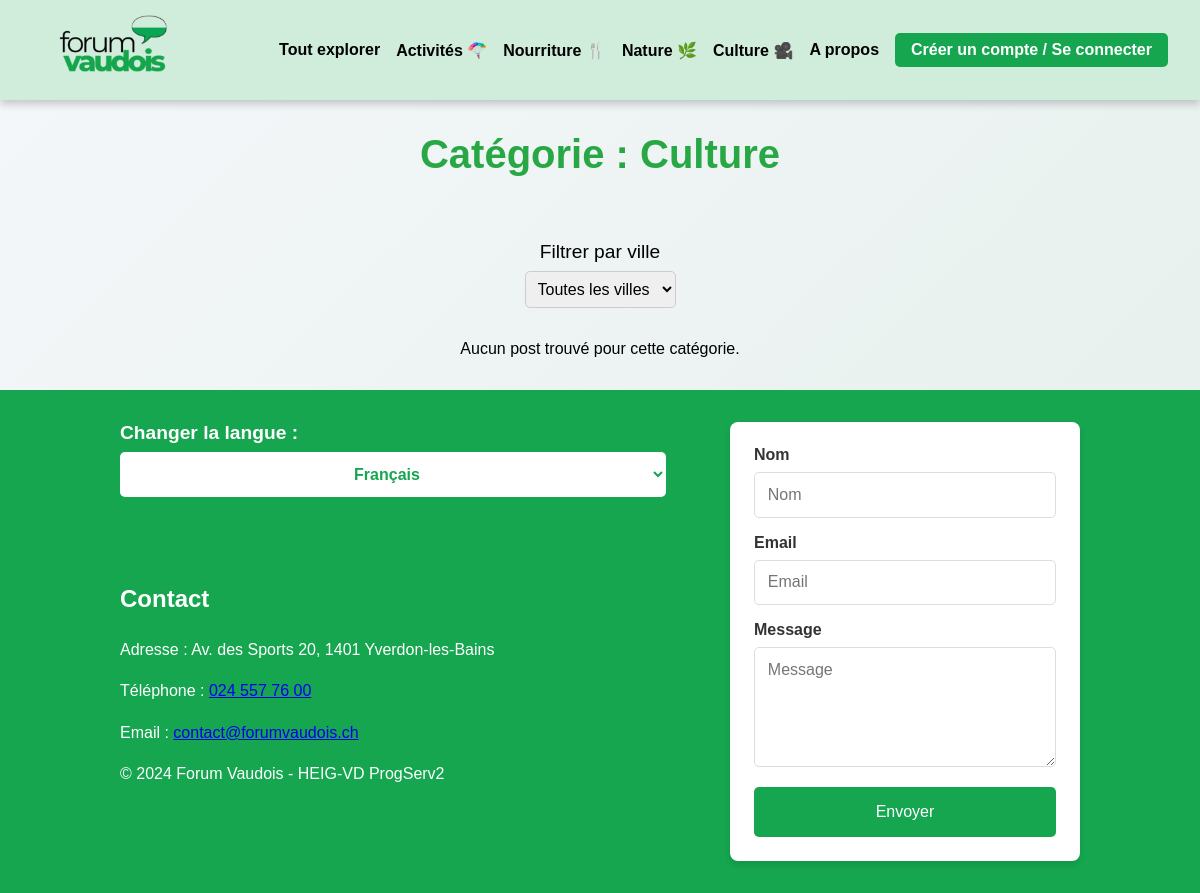
The page /pages/news.php?category=culture on the database as committed earlier.
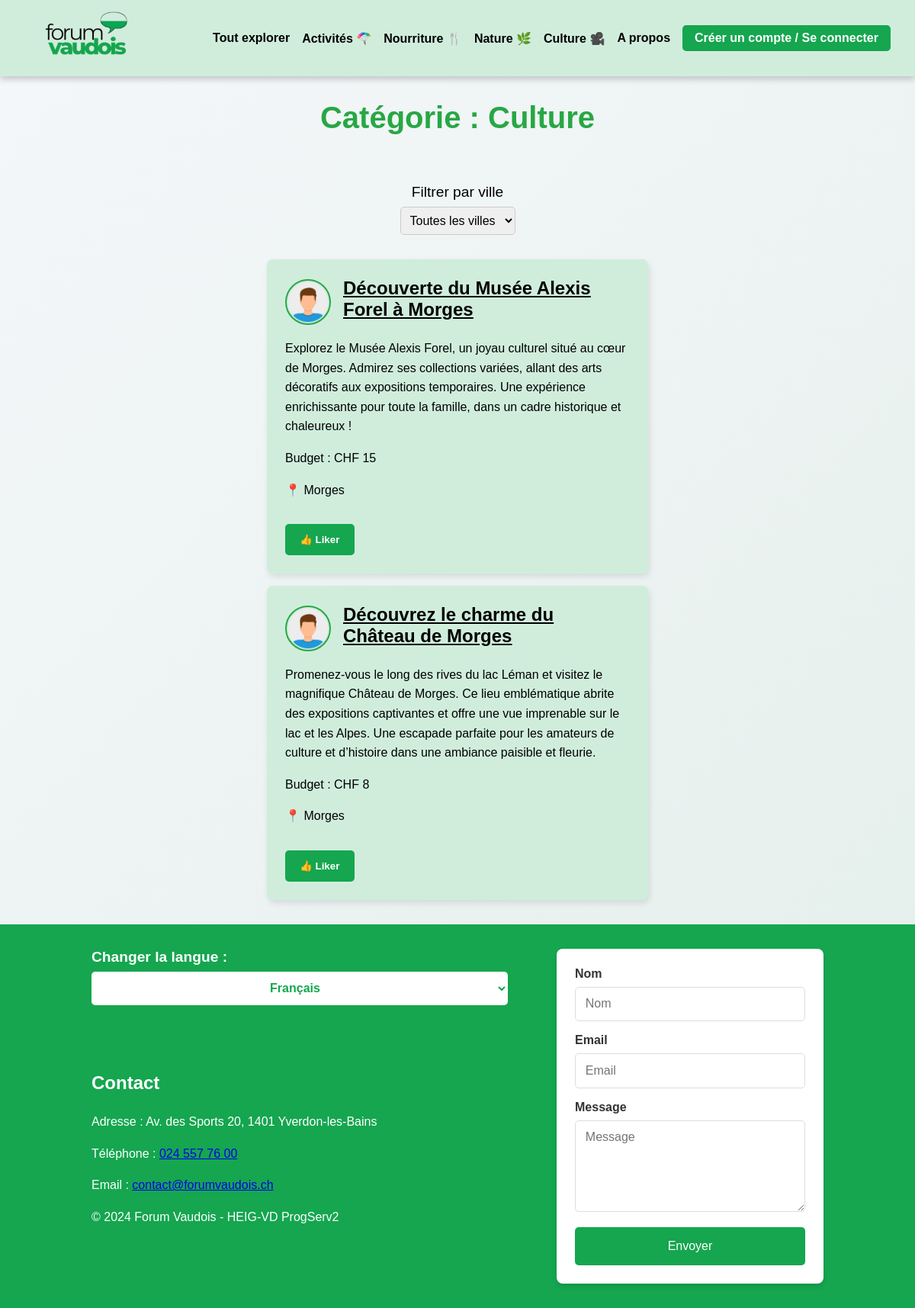
The same page on the database as committed later.
### tables this page shows
CREATE TABLE Post (
    id INTEGER PRIMARY KEY AUTOINCREMENT,
    id_user INTEGER NOT NULL,
    id_city INTEGER NOT NULL,
    id_category INTEGER NOT NULL,
    title TEXT NOT NULL,
    text TEXT NOT NULL,
    budget REAL,
    address TEXT,
    created_at DATETIME DEFAULT CURRENT_TIMESTAMP,
    last_update DATETIME DEFAULT CURRENT_TIMESTAMP,
    FOREIGN KEY (id_user) REFERENCES User(id) ON DELETE CASCADE,
    FOREIGN KEY (id_city) REFERENCES City(id),
    FOREIGN KEY (id_category) REFERENCES Category(id)
);

### lang/lang_func.php (called while the page is built, shortened)
<?php
if (!function_exists('t')) {
    function t($key)
    {
        $language = getLanguage();
        $path = __DIR__ . DIRECTORY_SEPARATOR . "dictionaries" . DIRECTORY_SEPARATOR;
        $langFile = $path . "{$language}.php";
        $dictionary = require $langFile;
        return (array_key_exists($key, $dictionary))
            ? $dictionary[$key]
            : "[{$key}]";
    }
}
if (!function_exists('getLanguage')) {
    function getLanguage($defaultLanguage = 'fr')
    {
        $language = null;
        if (isset($_GET['lang'])) {
            $language = $_GET['lang'];
        } elseif (isset($_SESSION['LANG'])) {
            $language = $_SESSION['LANG'];
        } else {
            $language = getLanguageFromBrowser($defaultLanguage);
        }
        return $language;
    }
}
if (!function_exists('getSupportedLanguages')) {
    function getSupportedLanguages()
    {
        $path = __DIR__ . DIRECTORY_SEPARATOR . "dictionaries" . DIRECTORY_SEPARATOR;
        $files = glob($path . "*.php");
        $languages = [];
        foreach ($files as $file) {
            $languages[] = pathinfo($file, PATHINFO_FILENAME);
        }
        return $languages;
    }
}
if (!function_exists('loadLanguage')) {
    function loadLanguage($lang)
    {
        $path = __DIR__ . DIRECTORY_SEPARATOR . "dictionaries" . DIRECTORY_SEPARATOR;
        $langFile = $path . "{$lang}.php";
        return require $langFile;
    }
}

### src/CRUDManager/DbManagerCRUD.php (called while the page is built, shortened)
<?php
class DbManagerCRUD implements I_ApiCRUD
{
    private $db;
    public function __construct()
    {
        $config = parse_ini_file(__DIR__ . '/../../config/db.ini');
        $basePath = dirname(__DIR__, 2);
        $dsn = str_replace('%BASE_PATH%', $basePath, $config['dsn']);
        $username = $config['username'];
        $password = $config['password'];
        $this->db = new \PDO($dsn, $username, $password);
    }
    public function getPostsByCategory(int $id_category): array
    {
        $sql = "SELECT * FROM Post WHERE id_category = :id_category";
        $stmt = $this->db->prepare($sql);
        $stmt->bindParam('id_category', $id_category, \PDO::PARAM_INT);
        $stmt->execute();
        $posts = [];
        while ($row = $stmt->fetch(\PDO::FETCH_ASSOC)) {
            $posts[] = new Post(
                $row['title'],
                $row['text'],
                $row['budget'],
                $row['id_user'],
                $row['id_city'],
                $row['id_category'],
                new DateTime($row['created_at']),
                new DateTime($row['last_update']),
                $row['id'],
                $row['address']
            );
        }
        return $posts;
    }
}

### src/Entity/Post.php (called while the page is built, shortened)
<?php
class Post
{
    private int $id;
    private string $title;
    private string $text;
    private int $budget;
    private int $city;
    public function __construct(string $title, string $text, int $budget, int $author, int $city, int $category, DateTime $created_at, DateTime $last_update, int $id = 0, string $address = "")
    {
        $this->id = $id;
    }
    public function getId(): int
    {
        return $this->id;
    }
    public function setTitle(string $title): void
    {
        $this->title = $title;
    }
    public function getTitle(): string
    {
        return $this->title;
    }
    public function setText(string $text): void
    {
        $this->text = $text;
    }
    public function getText(): string
    {
        return $this->text;
    }
    public function setBudget(int $budget)
    {
        $this->budget = $budget;
    }
    public function getBudget(): int
    {
        return $this->budget;
    }
    public function setCity(int $city): void
    {
        $this->city = $city;
    }
    public function getCity(): int
    {
        return $this->city;
    }
}

### src/Entity/City.php (called while the page is built, shortened)
<?php
class City
{
    private $cityName;
    public function setCityName(string $cityName)
    {
        $options = "/^.{1,50}$/";
        $this->cityName = $cityName;
    }
    public function getCityName(): string
    {
        return $this->cityName;
    }
    public static function getCityById(int $id): City
    {
        $cityData = [
            1 => "Lausanne",
            3 => "Yverdon-les-Bains",
            2 => "Montreux",
            4 => "Vevey",
            5 => "Nyon",
            7 => "Renens",
            6 => "Morges"
        ];
        return new City($cityData[$id], $id);
    }
}

### pages/news.php (the view, shortened to what the changed rows need)
<?php
require_once __DIR__ . '/../lang/lang_func.php';
$categoryName = isset($_GET['category']) ? htmlspecialchars($_GET['category']) : 'all';
$categories = [
    'food' => 1,
    'activity' => 2,
    'nature' => 3,
    'culture' => 4,
    'all' => 0,
];
try {
    $dbManager = new DbManagerCRUD();
    $posts = [];
    if ($categoryName == "all") {
        $posts = $dbManager->showPosts();
    } else {
        $posts = $dbManager->getPostsByCategory($categories[$categoryName]);
    }
} catch (Exception $e) {
    echo "Erreur lors de la récupération des posts : " . $e->getMessage();
    exit;
}
?>
<!DOCTYPE html>
<html lang="en">
<head>
    <link rel="stylesheet" href="../assets/css/style.css?v=<?= time(); ?>">
</head>
<body>
    <div class="wrapper">
        <?php include '../components/header.php'; ?>
        <main class="news-feed">
            <h1><?= t('category_title'); ?> : <?= ucfirst($messages['category_names'][$categoryName] ?? $categoryName); ?></h1>
            <div class="posts-container">
                <?php if (!empty($posts)): ?>
                    <?php foreach ($posts as $post): ?>
                        <div class="post-card">
                            <div class="post-header">
                                <img src="../assets/images/user-avatar.png" alt="Auteur" class="post-avatar">
                                <a href="postDetails.php?id_post=<?= $post->getId(); ?>">
                                    <h2><?= htmlspecialchars($post->getTitle()); ?></h2>
                                </a>
                            </div>
                            <p class="post-content"><?= htmlspecialchars($post->getText()); ?></p>
                            <p class="post-budget">Budget : CHF <?= htmlspecialchars($post->getBudget()); ?></p>
                            <p class="post-location">
                                📍 <?= htmlspecialchars(City::getCityById($post->getCity())->getCityName()) ?>
                            </p>
                            <div class="post-footer">
                                <form method="post" action="likePost.php">
                                    <?php
                                    $userLiked = false;
                                    ?>
                                    <button type="submit" class="like-button" <?= $userLiked ? 'disabled' : '' ?>>👍 Liker</button>
                                </form>
                            </div>
                        </div>
                    <?php endforeach; ?>
                <?php else: ?>
                    <p><?= t('news_no_posts'); ?></p>
                <?php endif; ?>
            </div>
        </main>
    </div>
</body>
</html>

Rows that differ between the two databases and show on the page:
added post: title "Découverte du Musée Alexis Forel à Morges", text "Explorez le Musée Alexis Forel, un joyau culturel situé au cœur de Morges. Admirez ses collections variées, allant des arts décoratifs aux expositions temporaires. Une expérience enrichissante pour toute la famille, dans un cadre historique et chaleureux !", budget "15", id_city "Morges"
added post: title "Découvrez le charme du Château de Morges", text "Promenez-vous le long des rives du lac Léman et visitez le magnifique Château de Morges. Ce lieu emblématique abrite des expositions captivantes et offre une vue imprenable sur le lac et les Alpes. Une escapade parfaite pour les amateurs de culture et d’histoire dans une ambiance paisible et fleurie.", budget "8", id_city "Morges"
Other text that changed with them:
t('news_no_posts'): "Aucun post trouvé pour cette catégorie." → (not shown)
